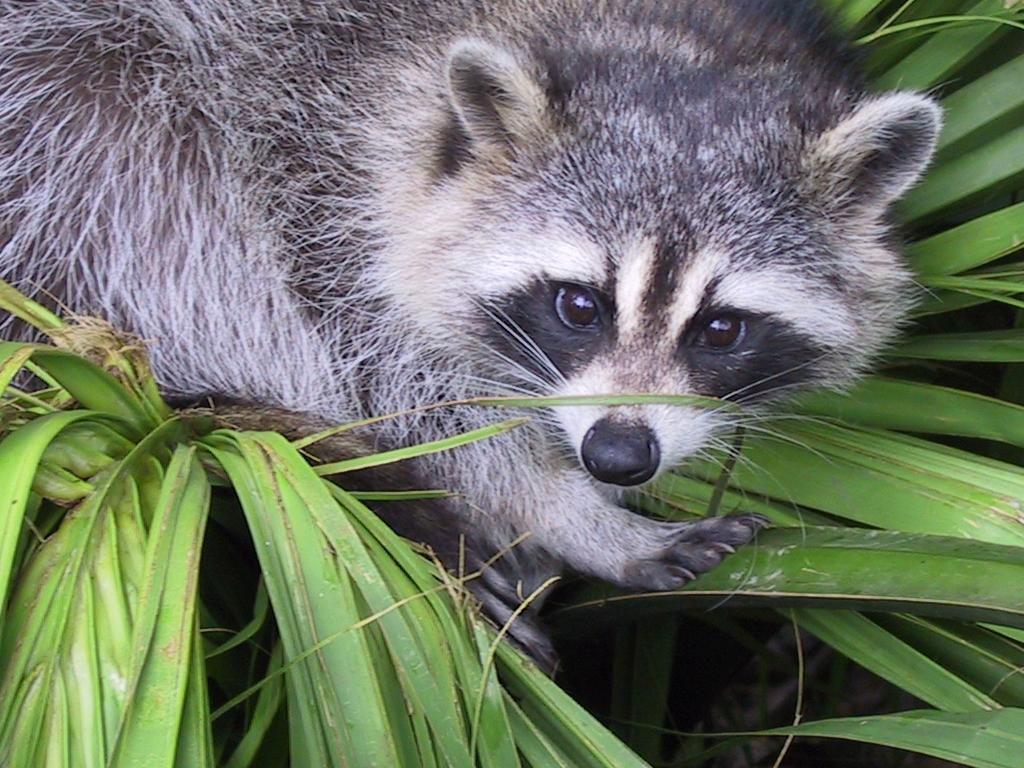
#> input picture module01/ex04/animal.jpeg, 1024 x 768 px
$ python rotate.py
#> lines starting #> are read from the running program, lines starting #| are printed output that depends on the picture
### module01/ex03/load_image.py
import numpy as np
from PIL import Image


def ft_load(path: str) -> np.ndarray:
    """loads an image"""
#> called with path = 'animal.jpeg'
    try:
        img = Image.open(path)
#> img is the input picture: PIL image 1024x768 RGB; mean R, G, B 110.7, 117.7, 102.1
        img = img.convert("RGB")
        img = np.array(img)
        print("The shape of the image is:", img.shape)
#| The shape of the image is: (768, 1024, 3)
#> (printed output is left out)
        return img
    except Exception as e:
        print("Error:", e)
        return np.array([])

### module01/ex04/rotate.py
import matplotlib.pyplot as plt
import numpy as np
from load_image import ft_load


def display_image(img: np.ndarray) -> None:
    """displays an image"""
    try:
        plt.imshow(img, cmap="gray")
        plt.show()
    except Exception as e:
        print("Error:", e)


def rotate_image(img: np.ndarray) -> np.ndarray:
    """rotates an image"""
    try:
        tr = [[img[j][i] for j in range(len(img))] for i in range(len(img))]
#> tr = 300 items
        return np.array(tr)
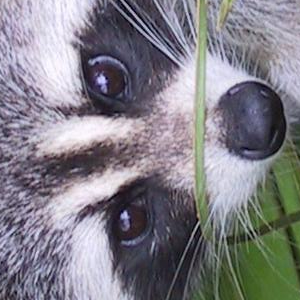
#> returned value: shape (300, 300, 3); mean of channels 0, 1, 2 129.1, 126.9, 134.8; drawn as R, G, B
    except Exception as e:
        print("Error:", e)
        return np.ndarray([])


def main():
    """main function"""
    try:
        img = ft_load("animal.jpeg")
        print(img)
        transposed = rotate_image(img[200:500, 500:800])
        print("New shape after transpose:", transposed.shape[:2])
#| New shape after transpose: (300, 300)
        print(transposed)
#> (printed output is left out)
        display_image(transposed)
    except Exception as e:
        print("Error:", e)


if __name__ == "__main__":
    main()
